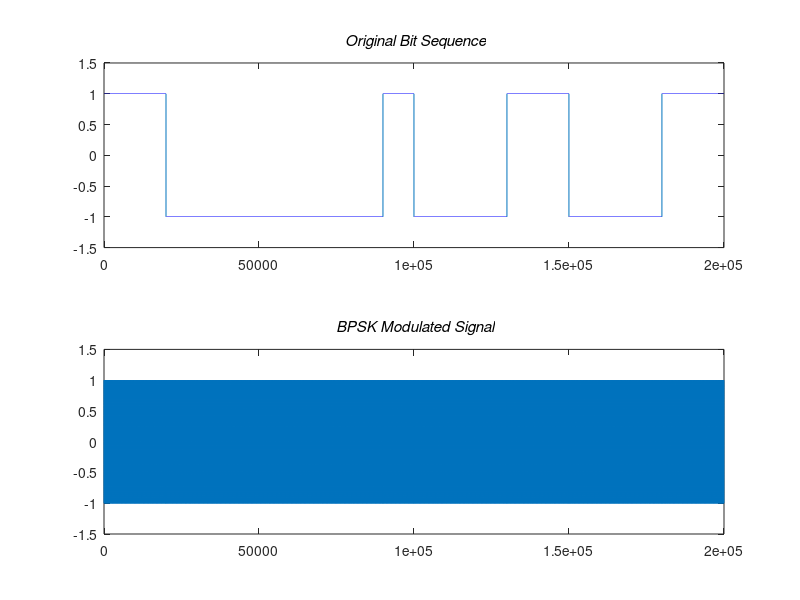
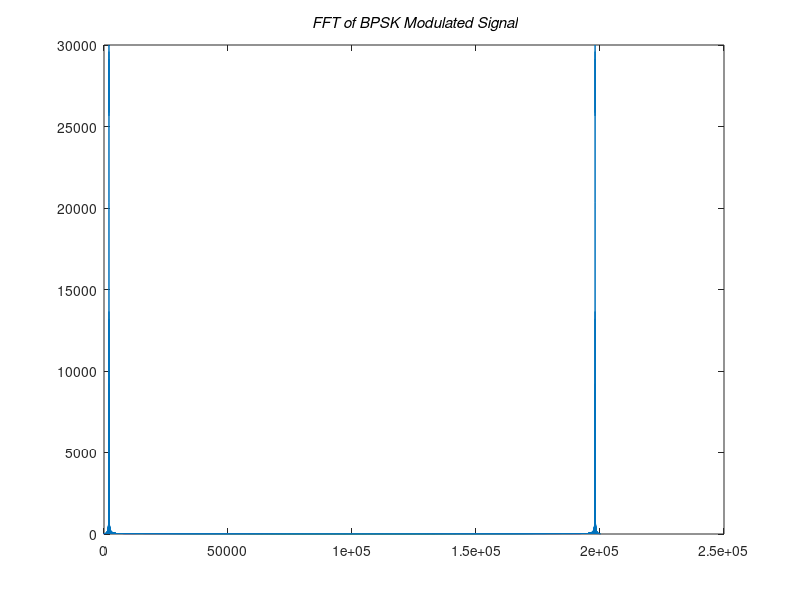
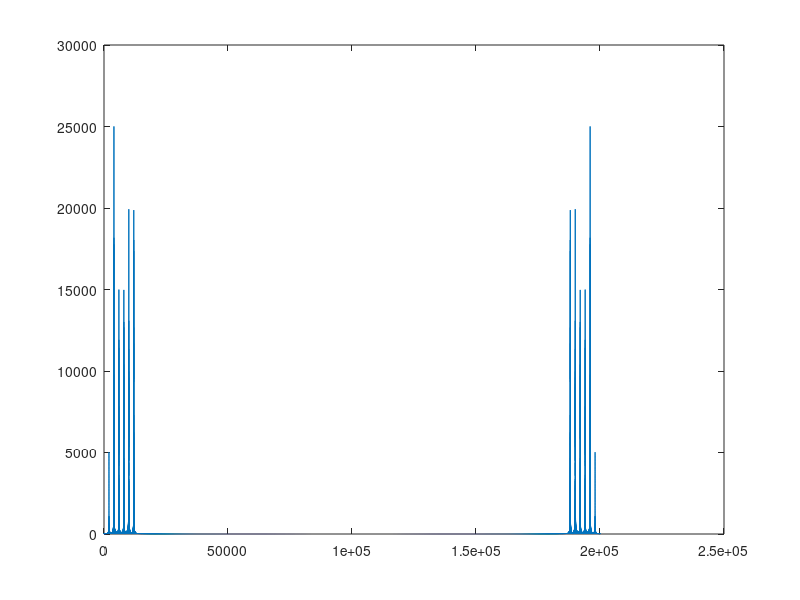
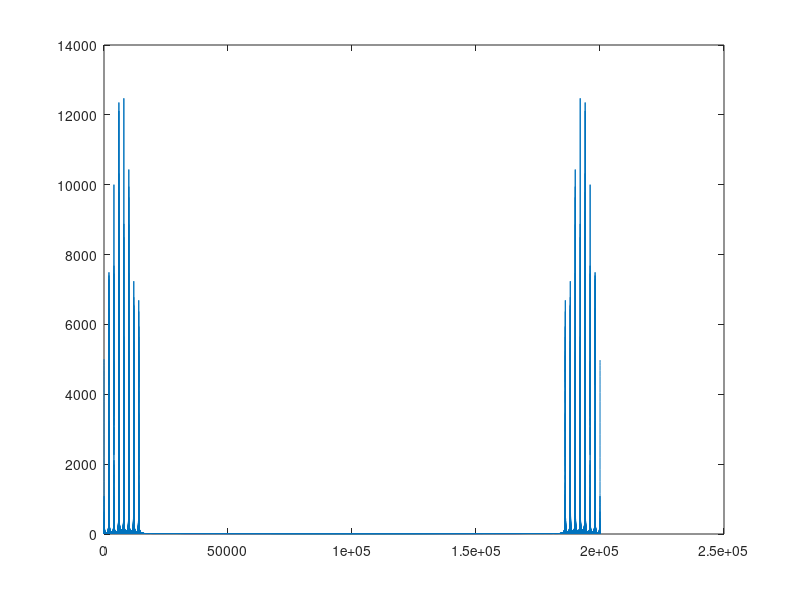

These charts were generated, in order, by the following MATLAB code:
% Lab 06
% WiCom_2
% By Kashif Shahzad 
% 01-ET-31
% 3rd July 2004
%%%%%%%%%%%%%%%%%%%%%%%%%%%%%%%%%%%%
% Frequency Hopping Spread Spectrum
%%%%%%%%%%%%%%%%%%%%%%%%%%%%%%%%%%%%
clc
clear
% Generation of bit pattern
s=round(rand(1,20));    % Generating 20 bits
signal=[];  
carrier=[];
t=[0:10000];   
fc=.01;
for k=1:20
    if s(1,k)==0
        sig=-ones(1,10001);    % 10001 minus ones for bit 0
    else
        sig=ones(1,10001);     % 10001 ones for bit 1
    end
    c=cos(2*pi*fc*t);   
    carrier=[carrier c];
    signal=[signal sig];
end
subplot(2,1,1);
plot(signal);
axis([-1 200050 -1.5 1.5]);
title('\bf\it Original Bit Sequence');
% BPSK Modulator of the signal
bpsk_sig=signal.*carrier;   % Modulating the signal
subplot(2,1,2);
plot(bpsk_sig)
axis([-1 200050 -1.5 1.5]);
title('\bf\it BPSK Modulated Signal');
% FFT Plot of BPSK Modulated Signal
figure,plot([1:200020],abs(fft(bpsk_sig)))
title('\bf\it FFT of BPSK Modulated Signal');
% Preparation of Six carrier frequencies
fc1=.01;
fc2=.02;
fc3=.03;
fc4=.04;
fc5=.05;
fc6=.06;
c1=cos(2*pi*fc1*t);
c2=cos(2*pi*fc2*t);
c3=cos(2*pi*fc3*t);
c4=cos(2*pi*fc4*t);
c5=cos(2*pi*fc5*t);
c6=cos(2*pi*fc6*t);
% Random frequency hopps to form a spread signal
spread_signal=[];
for n=1:20
    c=randi([1 6]);
    switch(c)
        case(1)
            spread_signal=[spread_signal c1];
        case(2)
            spread_signal=[spread_signal c2];
        case(3)
            spread_signal=[spread_signal c3];
        case(4)
            spread_signal=[spread_signal c4];
        case(5)        
            spread_signal=[spread_signal c5];
        case(6)
            spread_signal=[spread_signal c6];
    end
end
figure,plot([1:200020],abs(fft(spread_signal)))
% Transformation of a BPSK signal into a wider band
freq_hopped_sig=bpsk_sig.*spread_signal;
figure,plot([1:200020],abs(fft(freq_hopped_sig)))